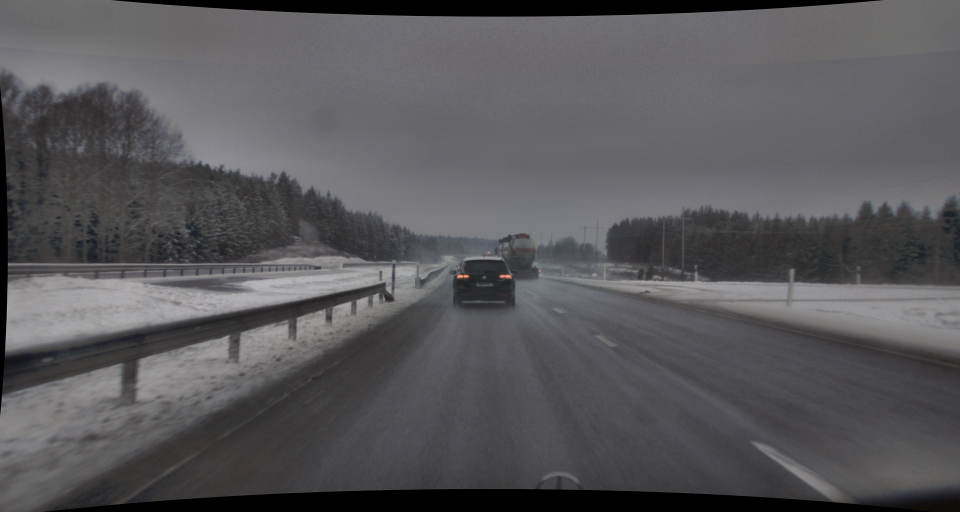
#> input picture CGLF_OOD/research/object_detection/weights_original_image.png, 1920 x 1024 px, found by its file name (shown at 1/2 size)
$ python vis.py
#> lines starting #> are read from the running program, lines starting #| are printed output that depends on the picture
from PIL import Image


background = Image.open("/home/saket/Dense/CGLF_OOD/research/object_detection/weights_original_image.png")
#> background is the input picture: PIL image 1920x1024 RGB; mean R, G, B 88.4, 87.5, 90
overlay = Image.open("/home/saket/Dense/CGLF_OOD/research/object_detection/weights_gated.png")
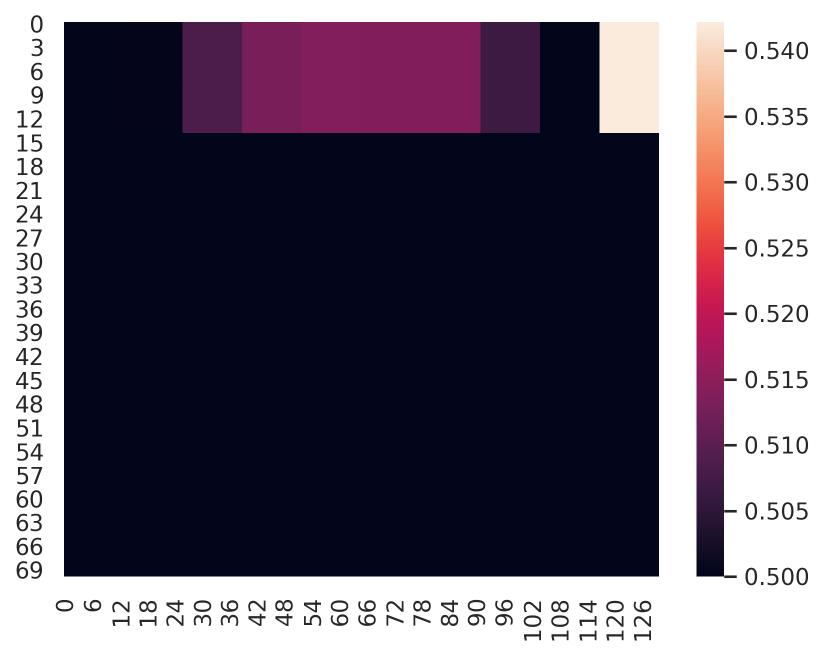
#> input picture CGLF_OOD/research/object_detection/weights_gated.png, 1648 x 1310 px, found by its file name (shown at 1/2 size)
#> overlay is the input picture: PIL image 1648x1310 RGBA; mean R, G, B, A 105.2, 97.7, 113, 255


newsize = (1920, 1024)
overlay = overlay.resize(newsize)
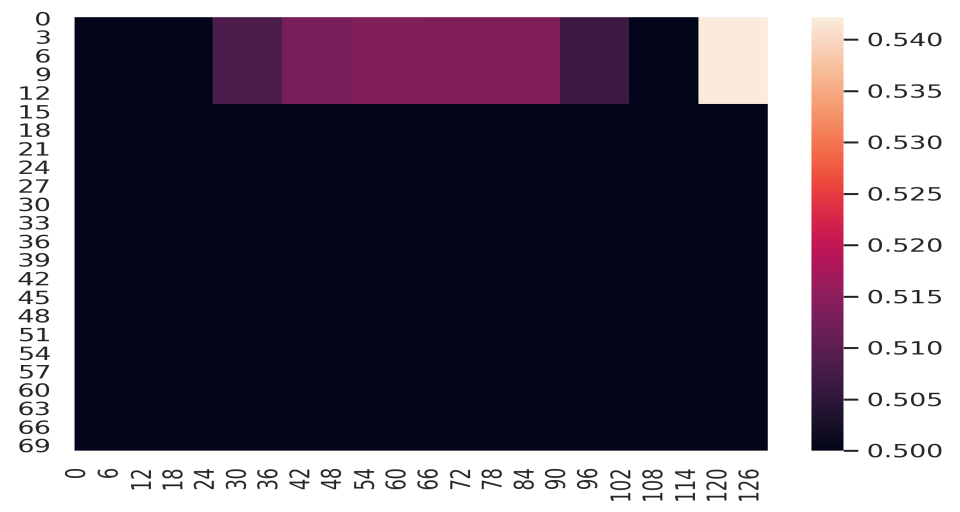
#> overlay: PIL image 1920x1024 RGBA (shown at 1/2 size); mean R, G, B, A 105.1, 97.7, 112.9, 255
# Shows the image in image viewer
overlay.save("/home/saket/Dense/CGLF_OOD/research/object_detection/weights_gated.png")

background = background.convert("RGBA")
#> background: PIL image 1920x1024 RGBA
overlay = overlay.convert("RGBA")

new_img = Image.blend(background, overlay, 0.5)
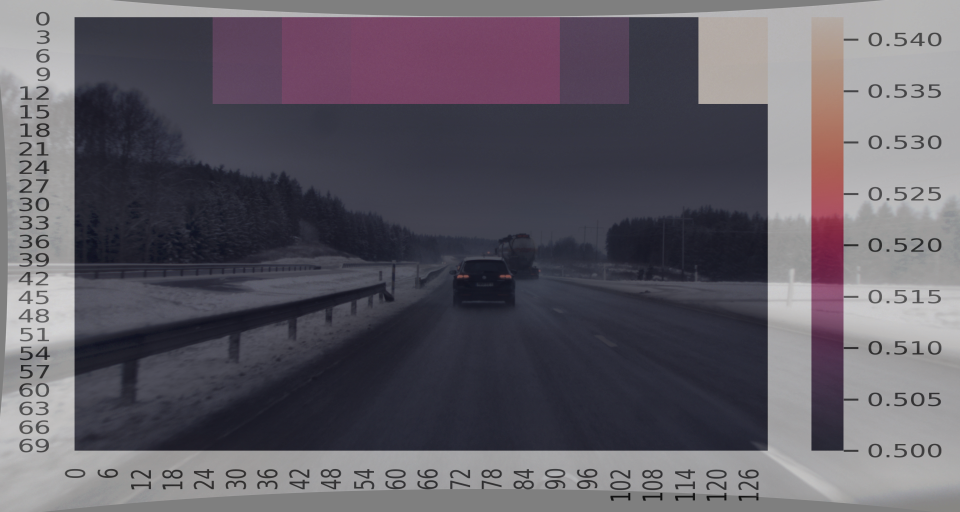
#> new_img: PIL image 1920x1024 RGBA (shown at 1/2 size); mean R, G, B, A 96.5, 92.3, 101.2, 255
#new_img.show()
new_img.save("/home/saket/Dense/CGLF_OOD/research/object_detection/vis.png")
